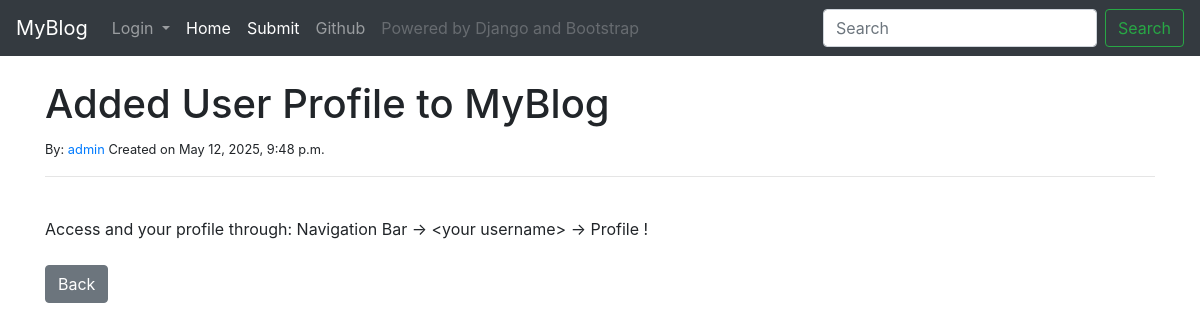
/post/10, run on the app's committed database.
### blog/models.py (models this page shows, shortened)
class Post(models.Model):
    title = models.CharField(max_length=255)
    author = models.ForeignKey(User, on_delete=models.CASCADE, default=2) #ForeignKey可以连接数据库中其它model
    body = models.TextField()
    date = models.DateTimeField(default=timezone.now())
    is_visible = models.BooleanField(default=True)

### blog/views.py (the view)
# urls.py: path("post/<int:pk>", PostDetailView.as_view(), name="post-detail"), #pk: Primary Key 是Django数据库自带的索引
class PostDetailView(DetailView):
    model = Post
    template_name = "post_detail.html"

### blog/templates/post_detail.html (shortened to what this page needs)
{% extends 'base.html' %} {% block title %}My Blog - Posts - {{ post.title }}{% endblock %} {% block content %}
<h1>{{ post.title }}</h1>
<small>By: <a href="{% url 'profile-detail' post.author %}">{{post.author}}</a> Created on {{post.date}} </small><br/>
<hr>
<br> {{ post.body }}
<br>
<br>
<a href="{% url 'home' %}" class="btn btn-secondary">Back</a> {% endblock %}

### data on the page
Post: title "Added User Profile to MyBlog", author "admin", date "May 12, 2025, 9:48 p.m.", body "Access and your profile through: Navigation Bar -> <your username> -> Profile !"
